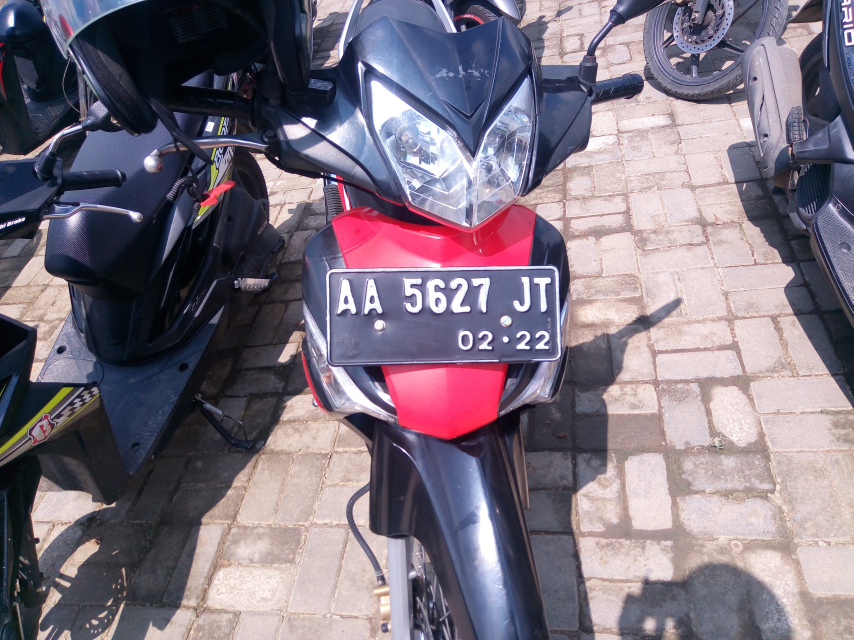
#> input picture test images/AA5627JT.jpg, 2560 x 1920 px (shown at 1/3 size)
$ python -i image_processing.py   (imports and definitions only)
#> lines starting #> are read from the running program, lines starting #| are printed output that depends on the picture; after the words box and inside, x2 and y2 are one past the last pixel; in counts of white or black regions, pixels touching at a corner belong together
import cv2 as cv
import numpy as np
from tensorflow import keras
import tensorflow as tf

# [51 lines left out: functions process_image, detect_license_plate, not called in this run]

def segment_characters(img_plate_gray):
    # Character segmentation using contours
    (thresh, img_plate_bw) = cv.threshold(img_plate_gray, 0, 255, cv.THRESH_BINARY + cv.THRESH_OTSU)
    kernel = cv.getStructuringElement(cv.MORPH_CROSS, (3, 3))
    img_plate_bw = cv.morphologyEx(img_plate_bw, cv.MORPH_OPEN, kernel)

    contours_plate, _ = cv.findContours(img_plate_bw, cv.RETR_TREE, cv.CHAIN_APPROX_SIMPLE)

    index_chars_candidate = []
    index_counter_contour_plate = 0
    img_plate_rgb = cv.cvtColor(img_plate_gray, cv.COLOR_GRAY2BGR)
    img_plate_bw_rgb = cv.cvtColor(img_plate_bw, cv.COLOR_GRAY2RGB)

    for contour_plate in contours_plate:
        x_char, y_char, w_char, h_char = cv.boundingRect(contour_plate)
        if 40 <= h_char <= 60 and w_char >= 10:
            index_chars_candidate.append(index_counter_contour_plate)
            cv.rectangle(img_plate_rgb, (x_char, y_char), (x_char + w_char, y_char + h_char), (0, 255, 0), 5)
            cv.rectangle(img_plate_bw_rgb, (x_char, y_char), (x_char + w_char, y_char + h_char), (0, 255, 0), 5)
        index_counter_contour_plate += 1

    # Character sorting
    x_coors = [cv.boundingRect(contours_plate[char])[0] for char in index_chars_candidate]
    x_coors = sorted(x_coors)
    index_chars_sorted = [char for x_coor in x_coors for char in index_chars_candidate if
                          x_coors[x_coors.index(x_coor)] == cv.boundingRect(contours_plate[char])[0]]

    return {'img_plate_rgb': img_plate_rgb, 'img_plate_bw_rgb': img_plate_bw_rgb, 'index_chars_sorted': index_chars_sorted}

# [25 lines left out: function classify_characters, not called in this run]

>>> import cv2
>>> picture = cv2.imread('test images/AA5627JT.jpg', cv2.IMREAD_GRAYSCALE)
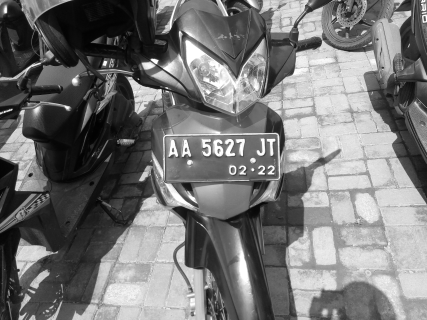
#> picture: shape (1920, 2560) (shown at 1/6 size); min 0, max 255, mean 118.1
>>> result = segment_characters(picture)
#> in segment_characters, `(thresh, img_plate_bw) = cv.threshold(img_plate_gray, 0, 255, cv.THRES..`:
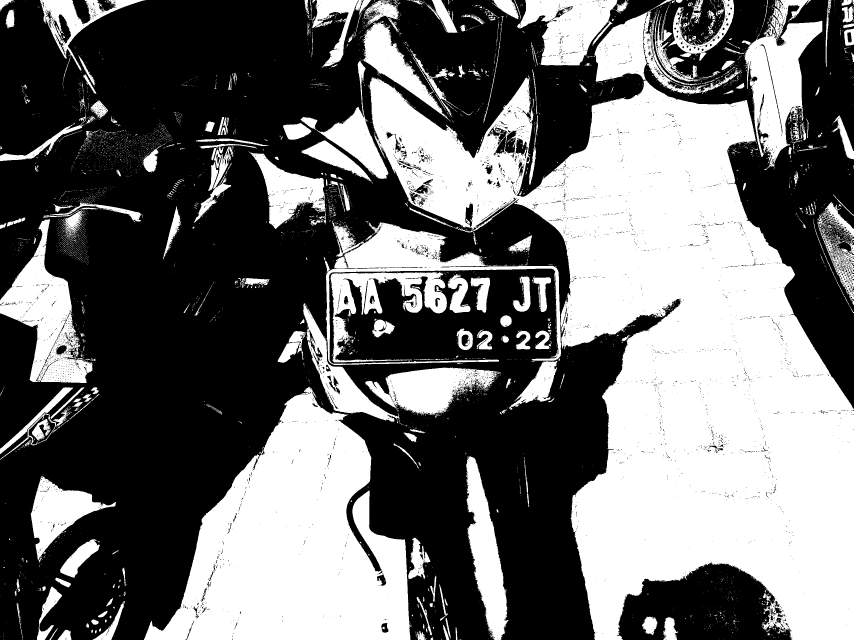
#> img_plate_bw: shape (1920, 2560) (shown at 1/3 size); 43% white; 6154 white regions (5743 under 20 px), largest, box (x1, y1, x2, y2) and area: (1108, 226, 2560, 1920) 1126903, (432, 1160, 1235, 1920) 346943, (0, 658, 278, 1149) 54088
#> in segment_characters, `(thresh, img_plate_bw) = cv.threshold(img_plate_gray, 0, 255, cv.THRES..`: thresh = 127
#> in segment_characters, `img_plate_bw = cv.morphologyEx(img_plate_bw, cv.MORPH_OPEN, kernel)`:
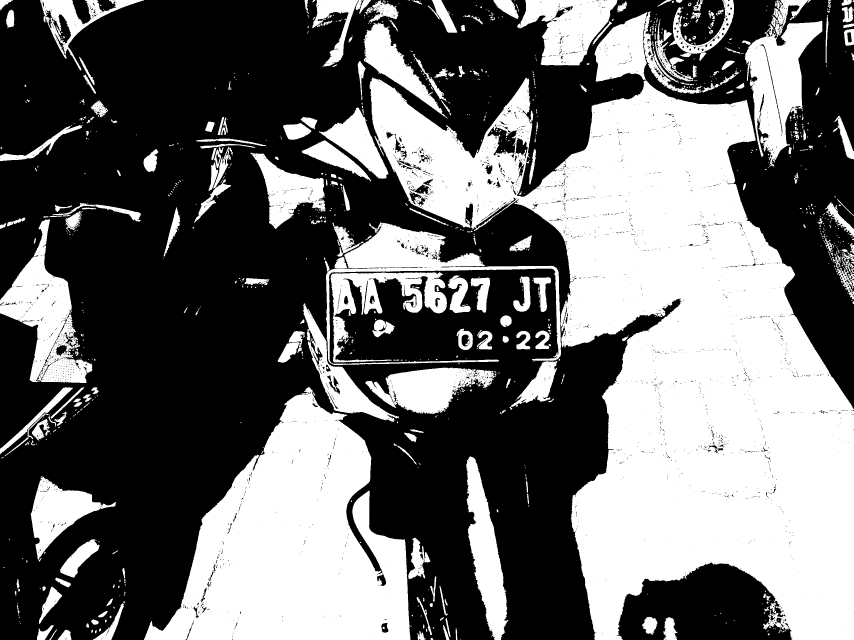
#> img_plate_bw: shape (1920, 2560) (shown at 1/3 size); 42.2% white; 997 white regions (620 under 20 px)
#> in segment_characters, `contours_plate, _ = cv.findContours(img_plate_bw, cv.RETR_TREE, cv.CHA..`: contours_plate = 6369 contours, 5772 with area under 20; largest, box (x1, y1, x2, y2) and area: (1108, 232, 2560, 1920) 1136466, (432, 1161, 1232, 1920) 347693, (0, 658, 278, 1149) 53398, (2234, 62, 2467, 500) 48272, (978, 667, 1683, 1095) 43879
#> the loop in segment_characters, `for contour_plate in contours_plate:` made 6369 passes
#> (x_char, y_char, w_char, h_char) on passes 2 to 4: (1291, 1914, 9, 6), (2303, 1900, 6, 6), (1252, 1893, 25, 27)
#> after the loop in segment_characters, `for contour_plate in contours_plate:`:
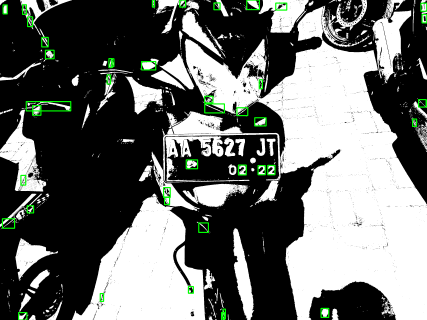
#> img_plate_bw_rgb: shape (1920, 2560, 3) (shown at 1/6 size); mean B, G, R 106.6, 109.4, 106.6
#> after the loop in segment_characters, `for contour_plate in contours_plate:`:
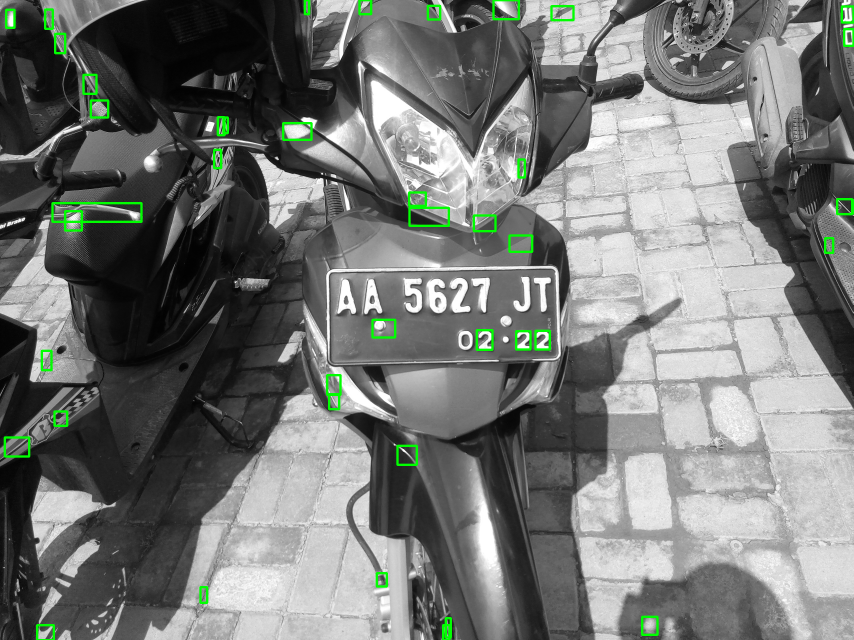
#> img_plate_rgb: shape (1920, 2560, 3) (shown at 1/3 size); mean B, G, R 116.9, 119.7, 116.9
#> after the loop in segment_characters, `for contour_plate in contours_plate:`: index_chars_candidate = 41 values from 23 to 6330; index_counter_contour_plate = 6369
#> in segment_characters, `x_coors = [cv.boundingRect(contours_plate[char])[0] for char in index_..`: x_coors = 41 values, max 2532 at index 31, min 14 at index 5, mean 1049.1
#> in segment_characters, `x_coors = sorted(x_coors)`: x_coors = 41 values from 14 to 2532
#> in segment_characters, `index_chars_sorted = [char for x_coor in x_coors for char in index_cha..`: index_chars_sorted = 41 values, max 6330 at index 4, min 23 at index 26, mean 2699
#> result = 3 items

$ run again, on test images/AB2638XU.jpg
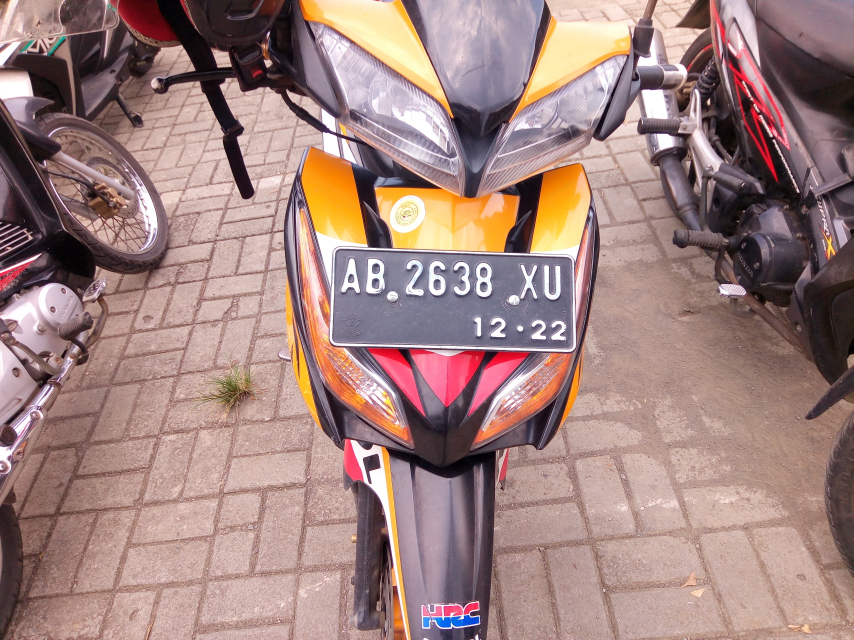
#> input picture test images/AB2638XU.jpg, 2560 x 1920 px (shown at 1/3 size)
#> in segment_characters, `(thresh, img_plate_bw) = cv.threshold(img_plate_gray, 0, 255, cv.THRES..`:
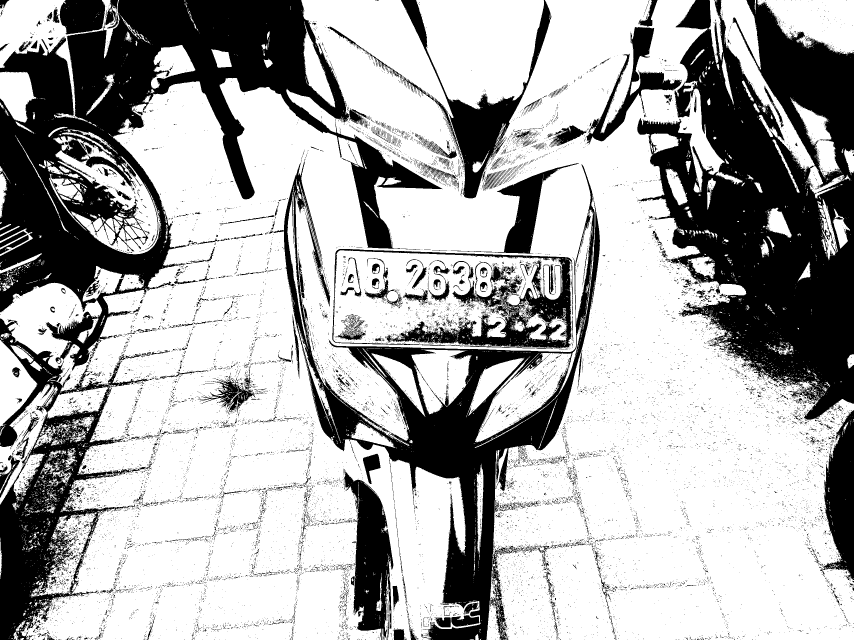
#> img_plate_bw: shape (1920, 2560) (shown at 1/3 size); 67.9% white; 17951 black regions (17137 under 20 px), largest, box (x1, y1, x2, y2) and area: (0, 0, 1328, 1114) 448671, (1912, 0, 2560, 1259) 442206, (846, 481, 1800, 1920) 212975
#> thresh = 120
#> in segment_characters, `img_plate_bw = cv.morphologyEx(img_plate_bw, cv.MORPH_OPEN, kernel)`:
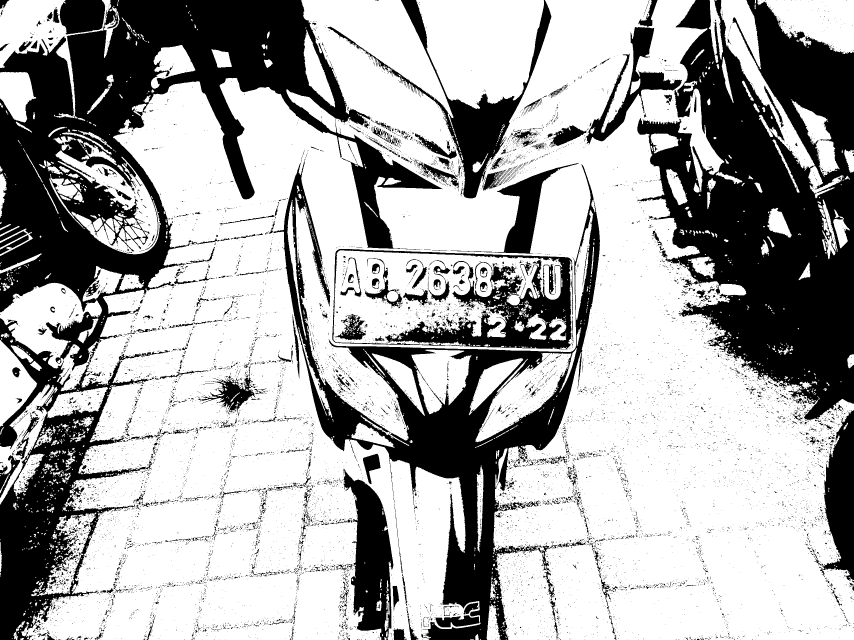
#> img_plate_bw: shape (1920, 2560) (shown at 1/3 size); 66.5% white; 12912 black regions (12179 under 20 px)
#> contours_plate = 19698 contours, 18156 with area under 20; largest, box (x1, y1, x2, y2) and area: (0, 0, 2560, 1920) 2955924, (996, 746, 1718, 1049) 199168, (1000, 751, 1686, 1037) 127535, (1248, 0, 1632, 327) 92623, (0, 0, 359, 354) 34196
#> the loop in segment_characters, `for contour_plate in contours_plate:` made 19698 passes
#> (x_char, y_char, w_char, h_char) on passes 2, 3, 5: (204, 1918, 6, 2), (2097, 1917, 8, 3), (1440, 1917, 3, 3)
#> after the loop in segment_characters, `for contour_plate in contours_plate:`: index_chars_candidate = 40 values from 128 to 19683; index_counter_contour_plate = 19698
#> in segment_characters, `x_coors = [cv.boundingRect(contours_plate[char])[0] for char in index_..`: x_coors = 40 values, max 2542 at index 4, min 0 at index 1, mean 1174.5
#> in segment_characters, `x_coors = sorted(x_coors)`: x_coors = 40 values from 0 to 2542
#> index_chars_sorted = 40 values, max 19683 at index 4, min 128 at index 2, mean 6981.8
#> result = 3 items
